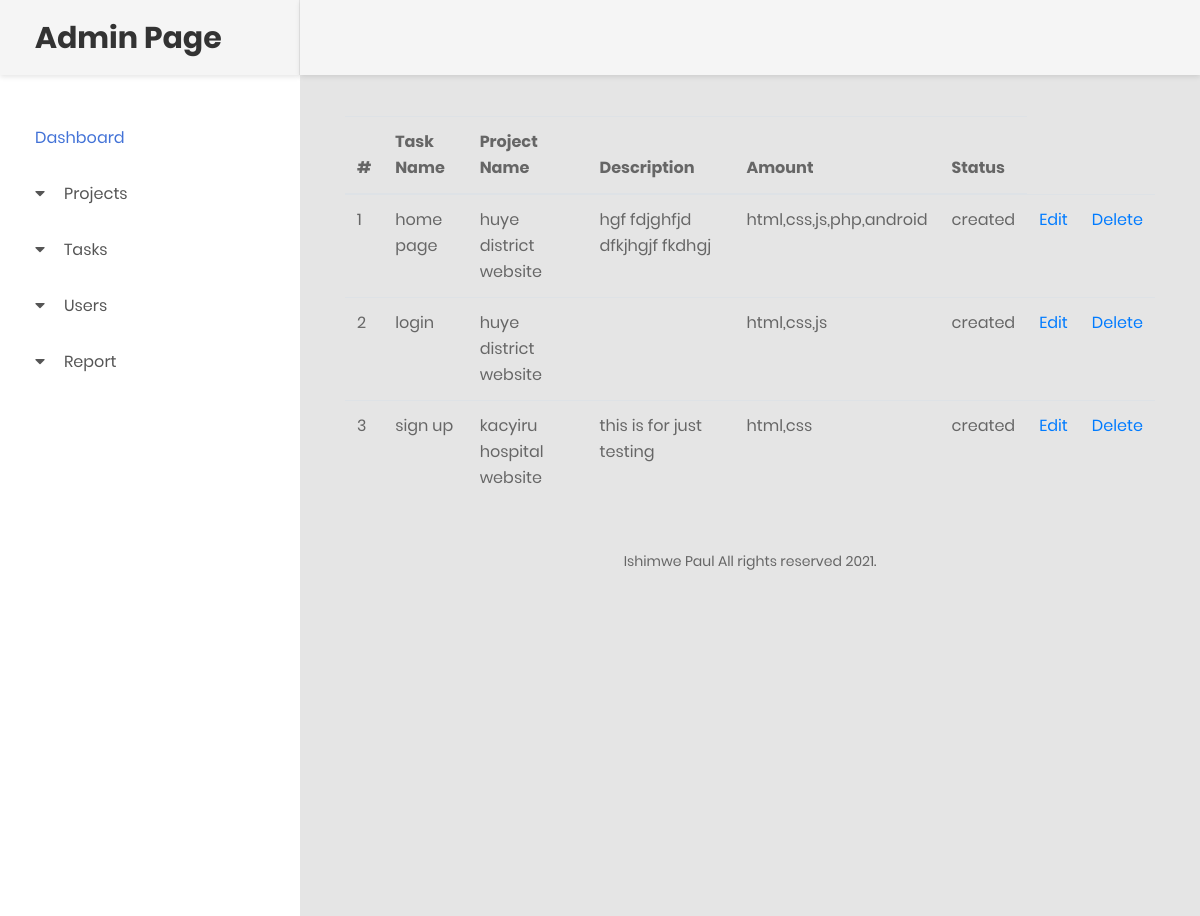
The page /allTask.php (signed in) on the database its author committed.
### tables this page shows
CREATE TABLE `tasks` (
  `id` int(123) NOT NULL,
  `task_name` varchar(123) NOT NULL,
  `proj_id` int(123) NOT NULL,
  `status` varchar(123) NOT NULL,
  `proj_description` varchar(122) NOT NULL,
  `skills_required` varchar(123) NOT NULL,
  `amount` varchar(123) NOT NULL,
  `date` date NOT NULL DEFAULT current_timestamp()
);

CREATE TABLE `project` (
  `id` int(123) NOT NULL,
  `proj_name` varchar(123) NOT NULL,
  `proj_type` varchar(123) NOT NULL,
  `proj_description` varchar(123) NOT NULL,
  `amount` int(20) NOT NULL,
  `project_path` varchar(123) NOT NULL,
  `status` varchar(20) NOT NULL
);

### allTask.php (the view, shortened to what this page needs)
<?php
include 'connection.php';
$query = "SELECT * FROM `Tasks`";
$data = mysqli_query($connect, "$query");
?>
<!DOCTYPE html>
<html lang="en">
<head>
    <link href="css/font-face.css" rel="stylesheet" media="all">
    <link href="vendor/font-awesome-4.7/css/font-awesome.min.css" rel="stylesheet" media="all">
    <link href="vendor/font-awesome-5/css/fontawesome-all.min.css" rel="stylesheet" media="all">
    <link href="vendor/mdi-font/css/material-design-iconic-font.min.css" rel="stylesheet" media="all">
    <link href="vendor/bootstrap-4.1/bootstrap.min.css" rel="stylesheet" media="all">
    <link href="vendor/animsition/animsition.min.css" rel="stylesheet" media="all">
    <link href="vendor/bootstrap-progressbar/bootstrap-progressbar-3.3.4.min.css" rel="stylesheet" media="all">
    <link href="vendor/wow/animate.css" rel="stylesheet" media="all">
    <link href="vendor/css-hamburgers/hamburgers.min.css" rel="stylesheet" media="all">
    <link href="vendor/slick/slick.css" rel="stylesheet" media="all">
    <link href="vendor/select2/select2.min.css" rel="stylesheet" media="all">
    <link href="vendor/perfect-scrollbar/perfect-scrollbar.css" rel="stylesheet" media="all">
    <link href="css/theme.css" rel="stylesheet" media="all">
</head>
<body class="animsition">
    <div class="page-wrapper">
        <?php include('includes/nav-sidebar.php'); ?>
        <div class="page-container">
            <?php include('includes/header.php');  ?>
            <div class="main-content">
                <div class="section__content section__content--p30">
                    <div class="container-fluid">
                        <div class="row">
                            <div class="col-md-12">
                                <div class="overview-wrap">
                                    <table class="table table-stripe table-hover">
                                        <tbody>
                                            <thead>
                                                <tr>
                                                    <th>#</th>
                                                    <th>Task Name</th>
                                                    <th>Project Name</th>
                                                    <th>Description</th>
                                                    <th>Amount</th>
                                                    <th>Status</th>
                                                </tr>
                                            </thead>
                                            <?php
                                            $count = 0;
                                            while ($row = mysqli_fetch_array($data)) {
                                                $count++;
                                            ?>
                                                <tr>
                                                    <td><?php echo $count; ?></td>
                                                    <td><?php echo $row[1]; ?></td>
                                                    <td><?php
                                                        $proj_id = $row[2];
                                                        $select_proj_name = mysqli_query($connect, "SELECT proj_name FROM project WHERE id='$proj_id'");
                                                        $row1 = mysqli_fetch_array($select_proj_name);
                                                        echo $row1[0];
                                                        ?></td>
                                                    <td><?php echo $row[4]; ?></td>
                                                    <td><?php echo $row[5]; ?></td>
                                                    <td><?php echo $row[3]; ?></td>
                                                    <td align='right'><a href='updateTask.php?id=<?php echo $row[0] ?>'> Edit</a></td>
                                                    <td align='right'> <a href='deleteTask.php?id=<?php echo $row[0]; ?>'>Delete</a></td>
                                                </tr>
                                            <?php  }  ?>
                                        </tbody>
                                    </table>
                                </div>
                            </div>
                        </div>
                        <div class="row m-t-25">
                            <div class="col-sm-6 col-lg-3">
                            </div>
                            <div class="col-sm-6 col-lg-3">
                            </div>
                            <div class="col-sm-6 col-lg-3">
                            </div>
                            <div class="col-sm-6 col-lg-3">
                            </div>
                        </div>
                        <?php include('includes/footer.php') ?>
                    </div>
                </div>
            </div>
        </div>
    </div>
</body>
</html>

### includes/nav-sidebar.php (shortened to what this page needs)
<div class="page-wrapper">
    <aside class="menu-sidebar d-none d-lg-block">
        <div class="logo">
            <a href="#">
                <h2>Admin Page</h2>
            </a>
        </div>
        <div class="menu-sidebar__content js-scrollbar1">
            <nav class="navbar-sidebar">
                <ul class="list-unstyled navbar__list">
                    <li class="active has-sub">
                        <a class="js-arrow" href="index.php">
                            Dashboard</a>
                    </li>
                    <li class="has-sub">
                        <a class="js-arrow" href="#">
                            <i class="fas  fa-caret-down"></i>Projects</a>
                    </li>
                    <li class="has-sub">
                        <a class="js-arrow" href="#">
                            <i class="fas  fa-caret-down"></i>Tasks</a>
                    </li>
                    <li class="has-sub">
                        <a class="js-arrow" href="#">
                            <i class="fas  fa-caret-down"></i>Users</a>
                    </li>
                    <li class="has-sub">
                        <a class="js-arrow" href="#">
                            <i class="fas  fa-caret-down"></i>Report</a>
                    </li>
                </ul>
            </nav>
        </div>
    </aside>

### includes/header.php (shortened to what this page needs)
<header class="header-desktop">
</header>

### includes/footer.php
<div class="row">
    <div class="col-md-12">
        <div class="copyright">
            <p>Ishimwe Paul All rights reserved 2021.</p>
        </div>
    </div>
</div>

### rows shown on the page
tasks: task_name "home page", proj.proj_name "huye district website", proj_description "hgf fdjghfjd dfkjhgjf fkdhgj", skills_required "html,css,js,php,android", status "created"
tasks: task_name "login", proj.proj_name "huye district website", skills_required "html,css,js", status "created"
tasks: task_name "sign up", proj.proj_name "kacyiru hospital website", proj_description "this is for just testing", skills_required "html,css", status "created"
